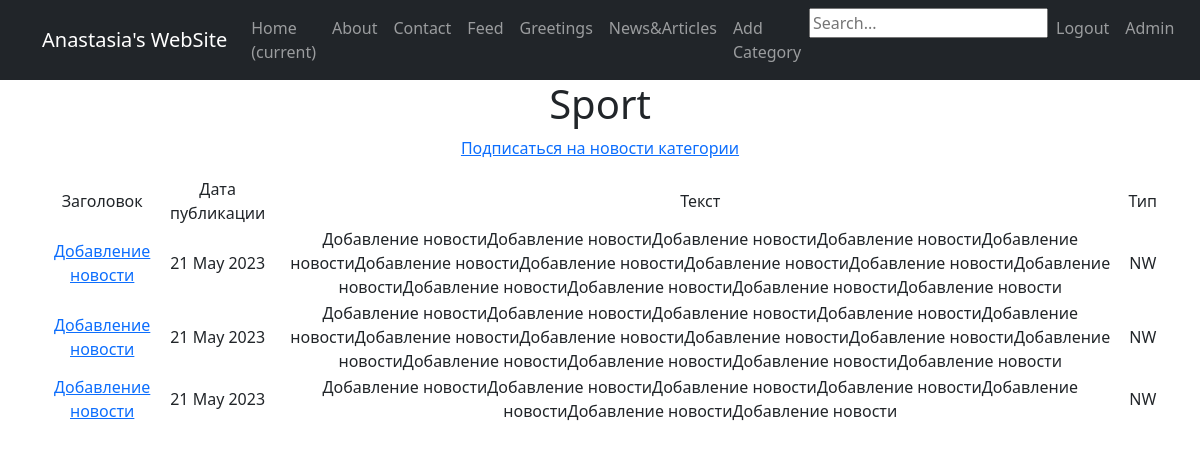
Page /category/1/ on the committed database.
### NewsPortal/models.py (models this page shows, shortened)
class Category(models.Model):
    name = models.CharField(max_length=40, unique=True)
    subscribe = models.ManyToManyField(User)
    def __str__(self):
        return f'{self.name.title()}'

class Post(models.Model):
    author = models.ForeignKey(get_user_model(), default=1, on_delete=models.SET_DEFAULT)
    type = models.CharField(max_length=7, choices=TYPE)
    time_in = models.DateTimeField(auto_now_add=True)
    category = models.ManyToManyField(Category, through='PostCategory')
    title = models.CharField(max_length=255)
    text = models.TextField()
    rating = models.IntegerField(default=0)

### NewsPortal/views.py (the view)
# urls.py: path('category/<int:pk>/', CategoryPost.as_view(), name='category'),
class CategoryPost(DetailView):
    model = Category
    template_name = 'categories/category_list.html'
    context_object_name = 'postcategory'
    def get_context_data(self, **kwargs):
        context = super().get_context_data(**kwargs)
        context['posts'] = Post.objects.filter(category=kwargs['object'])
        return context

### templates/categories/category_list.html (shortened to what this page needs)
{% extends 'flatpages/default.html' %}
{% block content %}
<h1> {{ postcategory }}</h1>
<p><a href="subscribe">Подписаться на новости категории</a></p>
{% if postcategory %}
        <table>
            <tr>
                <td> Заголовок</td>
                <td> Дата публикации </td>
                <td> Текст </td>
                <td> Тип </td>
            </tr>
            {% for post in posts %}
            <tr>
                <td><a href="{% url 'some_news' post.pk %}">{{ post.title }}</a></td>
                <td> {{ post.time_in|date:'d M Y' }} </td>
                <td> {{ post.text|truncatewords:15 }} </td>
                <td> {{ post.type }} </td>
            </tr>
            {% endfor %}
        </table>
    {% else %}
        <h2> Нет новостей! </h2>
    {% endif %}
{% endblock content %}

### rows in the picture
Category: name "Sport"
Post: title "Добавление новости", time_in "21 May 2023", text "Добавление новостиДобавление новостиДобавление новостиДобавление новостиДобавление новостиДобавление новостиДобавление новостиДобавление новостиДобавление новостиДобавление новостиДобавление новостиДобавление новостиДобавление новостиДобавление новости", type "NW"
Post: title "Добавление новости", time_in "21 May 2023", text "Добавление новостиДобавление новостиДобавление новостиДобавление новостиДобавление новостиДобавление новостиДобавление новостиДобавление новостиДобавление новостиДобавление новостиДобавление новостиДобавление новостиДобавление новостиДобавление новости", type "NW"
Post: title "Добавление новости", time_in "21 May 2023", text "Добавление новостиДобавление новостиДобавление новостиДобавление новостиДобавление новостиДобавление новостиДобавление новости", type "NW"
